Frame 1 (no input): blank canvas, image omitted
Frame 60 (the mouse pressed at the canvas centre just before this capture): blank canvas, image omitted
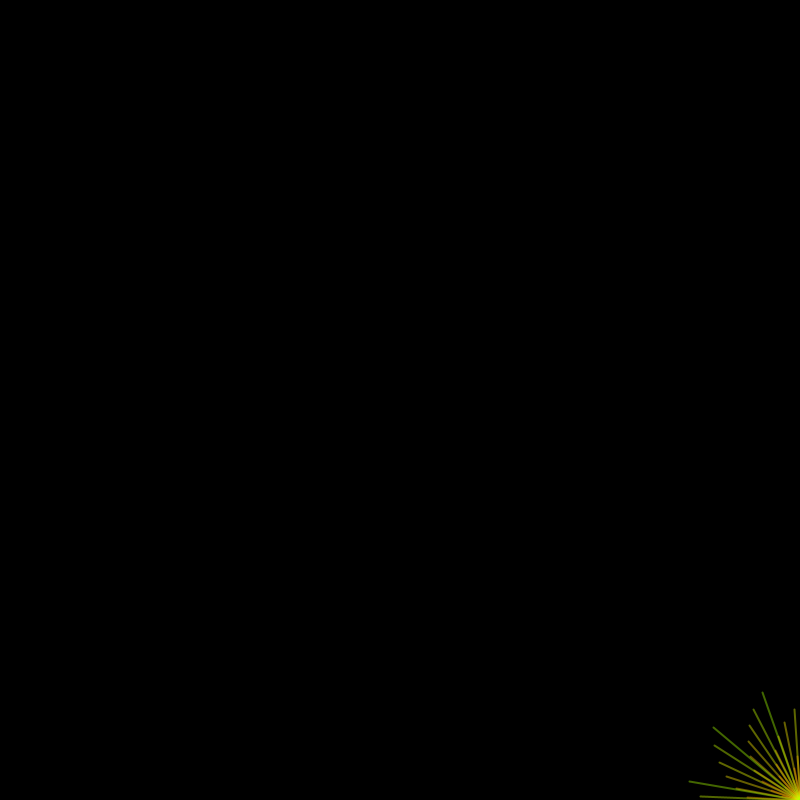
Frame 120 (the mouse held since frame 60 and released just before this capture)

The Processing sketch whose frames 1 and 60 were blank and that drew this single picture after the mouse press (run headless with seeded random() and noise(); from frame 60 on, the mouse is pressed at the canvas centre):

// Processing sketch: processing_87889
// ── processing_87889.pde

float radius = 0.0;
float timer = 0.0;
int thickness = 2;
float center = 0.0;
float prevX = 0.0;
float prevY = 0.0;
 
void setup() {
  
    size ( 800, 800);
fill ( 0,0,0);
  rect ( 0, 0, 800, 800);   
 
    colorMode (HSB, 360, 100, 100, 100);
    frameRate(60);
   center = width / 1.0;
    prevX = center;
    prevY = center;
    
      
}
  
void draw() {
    if (timer >= 28.0){
        timer = 0.0;
        radius = 0.0;
        prevX = center;
        prevY = center;
       
       
    }
     
    float spiralOffset = 32.0;
    float x = radius * cos(timer * spiralOffset);
    float y = radius * sin(timer * spiralOffset);
    x += center;
    y += center;
     
 
    strokeWeight(thickness); 
    float timerScalar = 43.0;   
    stroke(timer * timerScalar, 100, 100, 40);
    line(prevX, prevY, x, y);
      
    timer += 0.0167; 
    radius += 1.0;
 
}
